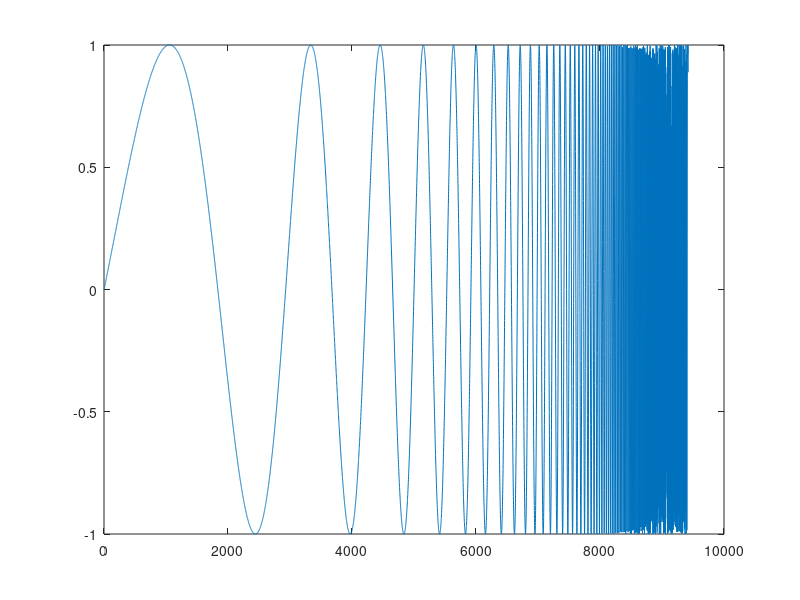
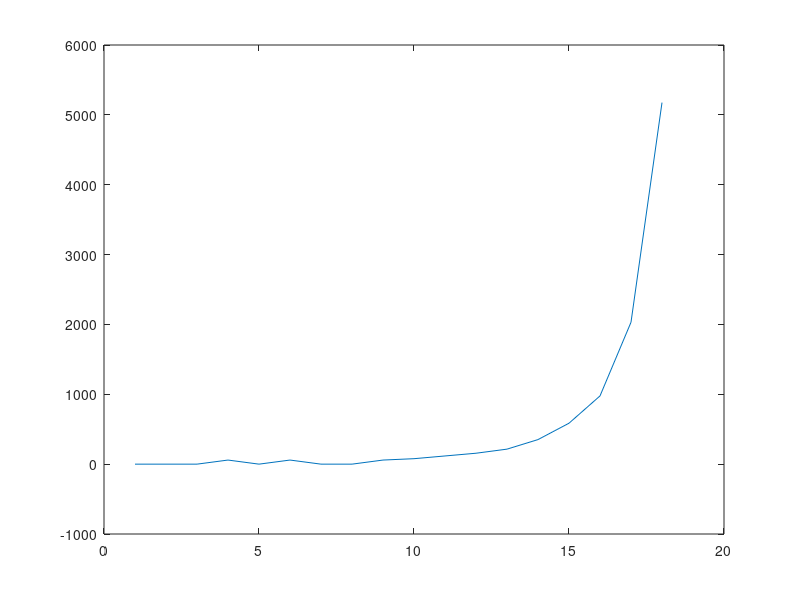

Write the MATLAB code that produced these figures, in order.
clear;
dt=.0001;
n=0:dt:1-1/10/(3)^(1/2);
fs=4096;                                 %Hz
f=1./((1-n).^2);

xn=sin(2*pi*f);
% xn=chirp(n,1,1-1/10/(3)^(1/2),300,'quadratic');
figure(1);
plot(xn);

% F(A, f , ϕ) = 1/N*(sum_{n=0}^{n=N-1}{x(n*dt) − A*cos(2*pi*f*n*dt + phi)}^2)

% dF/df= 2*[x(n*dt)-A*cos(2*pi*f*n*dt+phi)]*A*sin(2*pi*f*n*dt + phi)*2*pi*n*dt

% d2F/df2=
% 2*A*(2*pi*n*dt)^2*[{x(n*dt)-A*cos(2*pi*n*f*dt+phi)}*cos(2*pi*f*n*dt+ phi)+
% A*sin(2*pi*f*n*dt + phi)^2

% d2F/df dphi=
% 2*A*(2*pi*n*dt)*[{x(n*dt)-A*cos(2*pi*f*n*dt+phi)}*cos(2*pi*f*n*dt+ phi)+
% A*sin(2*pi*f*n*dt + phi)^2

% dF/dphi= 2*[x(n*dt)-A*cos(2*pi*f*n*dt+phi)]*A*sin(2*pi*f*n*dt + phi)

% d2F/dphi2=
% 2*A*[{x(n*dt)-A*cos(2*pi*n*f*dt+phi)}*cos(2*pi*f*n*dt+ phi)+
% A*sin(2*pi*f*n*dt + phi)^2

%dF/dA=-2*(xn-A*cos(2*pi*f*n*dt+phi))*cos(2*pi*f*n*dt+phi);

% x=[f phi];

% dF/df--->  d11
% dF/dphi--> d21
% dF/dA---> d31
% d2F/df2--> d12
% d2F/dphi2->d22
% d2F/df dphi-> d3

N=512;               % window length
no_of_windows=floor(length(xn)/N);

% f_ans=zeros(1,no_of_windows*N);           %stores optimum values of f for given windows
f_ans=zeros(1,no_of_windows);           


win_no=1;                                   % initialising the win_no

d11=zeros(1,N); %d011;
d21=zeros(1,N); %d021;
d12=zeros(1,N); %d012;
d22=zeros(1,N); %d022;
d3 =zeros(1,N); %d03;
d31=zeros(1,N); %d031;
correction=[1,1];                               % initialising the correction term

while(win_no-1<no_of_windows)

    
xk=fft(xn((win_no-1)*N+1:win_no*N),5*N);       % finding the fft for the given window
    [max_val ,max_ind]=max(abs(xk));           % finding the freq with max component
    x=[(max_ind-1)/N/dt,0];

    A=abs(max_val);
%     for q=1:100
while(sum(correction)>1e-10)
   for l=1:N
    d11(l)=2*(xn((win_no-1)*N+l)-A*cos(2*pi*l*dt*x(1)+x(2)))*A*sin(2*pi*x(1)*l*dt+x(2))*2*pi*l*dt;
    
    d21(l)=2*(xn((win_no-1)*N+l)-A*cos(2*pi*l*dt*x(1)+x(2)))*A*sin(2*pi*x(1)*l*dt+x(2));
  
    d12(l)=2*(2*pi*l*dt)^2*A*((xn((win_no-1)*N+l)-A*cos(2*pi*l*dt*x(1)+x(2)))*cos(2*pi*l*dt*x(1)+x(2))+A*sin(2*pi*x(1)*l*dt+x(2))^2);

    d22(l)=2*A*((xn((win_no-1)*N+l)-A*cos(2*pi*l*dt*x(1)+x(2)))*cos(2*pi*l*dt*x(1)+x(2))+A*sin(2*pi*x(1)*l*dt+x(2))^2);

    d3(l)=2*A*(2*pi*l*dt)*((xn((win_no-1)*N+l)-A*cos(2*pi*l*dt*x(1)+x(2)))*cos(2*pi*l*dt*x(1)+x(2))+A*sin(2*pi*x(1)*l*dt+x(2))^2);
   
    d31(l)=-2*(xn((win_no-1)*N+l)-A*cos(2*pi*x(1)*l*dt+x(2)))*cos(2*pi*x(1)*l*dt+x(2));
   end
    d011=1/N*sum(d11);
    d021=1/N*sum(d21);
    d012=1/N*sum(d12);
    d022=1/N*sum(d22);
    d03 =1/N*sum(d3);
    d031=1/N*sum(d31);
    
    J=d021 * d022-d03^2;
    
    neu=0.2;            %weighting coeff
    
    j1=d011*d022-d03*d012;
    j2=d021*d012-d03*d011;
    
    correction=[j1,j2];
    
    x=x-neu/J*correction;
    A=A-neu*d031;
    
end
%     for k=1:N
%     f_ans((win_no-1)*N+k)=k*x(1);
%     phi((win_no-1)*N+k)=k*x(2);
%     end
    f_ans(win_no)=x(1);
    phi(win_no)=x(2);
    
    win_no=win_no+1;
    
end
figure(3);
plot(f_ans);





